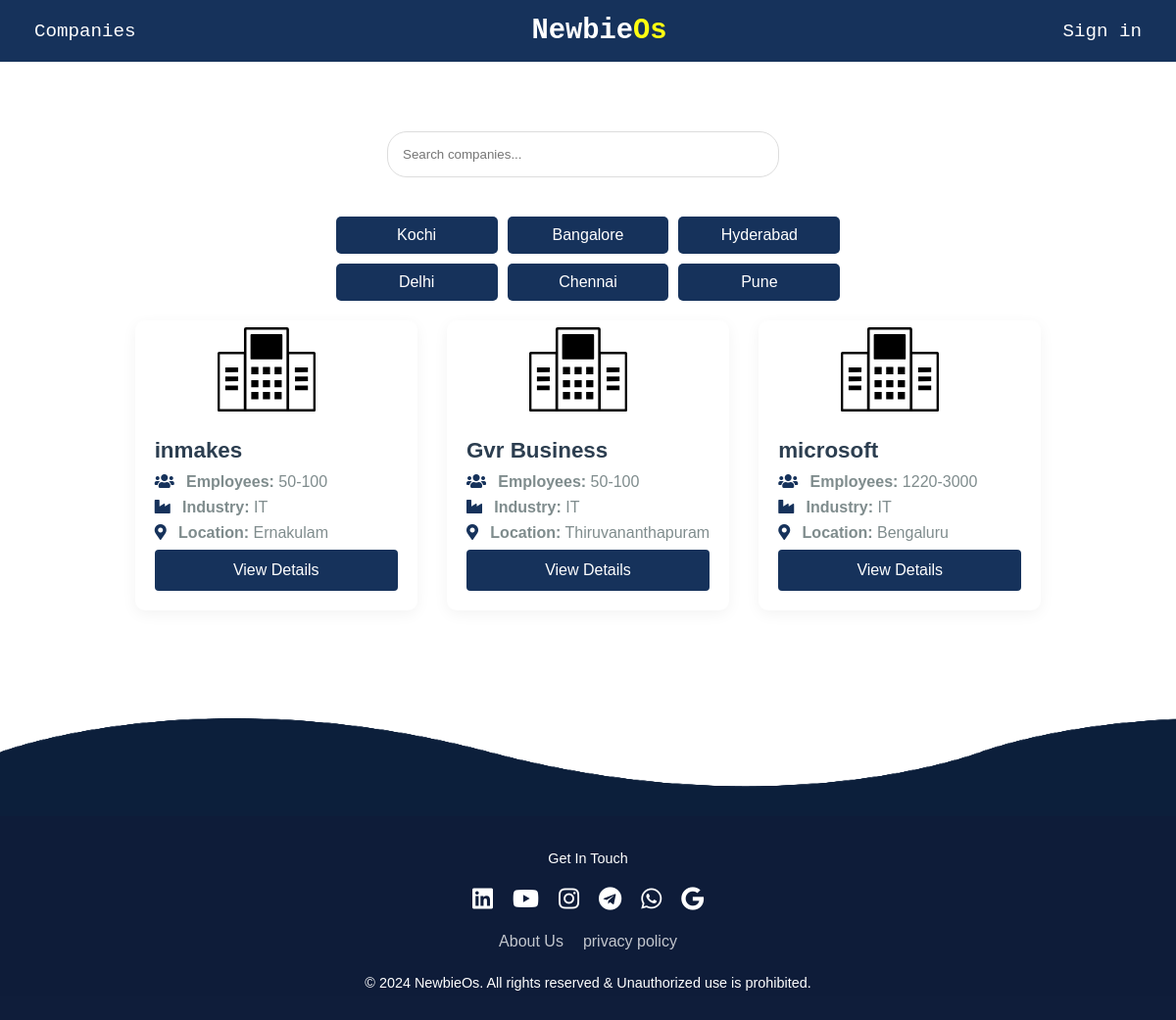
/company_list, run on the app's committed database.
### app/models.py (models this page shows, shortened)
class Company(models.Model):
    company_name = models.CharField(max_length=255)
    employees = models.CharField(max_length=50,null=True,blank=True)  # You could also use IntegerField if you prefer exact numbers
    industry = models.CharField(max_length=100,null=True,blank=True)
    Location=models.ForeignKey(Location,on_delete=models.CASCADE,null=True,blank=True)
    about=RichTextField(null=True,blank=True)
    mission=RichTextField(null=True,blank=True)
    description = RichTextField(null=True,blank=True)
    email=models.EmailField(null=True,blank=True)
    created_at = models.DateTimeField(auto_now_add=True)
    updated_at = models.DateTimeField(auto_now=True)
    carrier_url = models.URLField(blank=True, null=True)

class Location(models.Model):
    location=models.CharField(max_length=100)

class footer(models.Model):
    insta_url = models.URLField()
    linked_url = models.URLField()
    youtube_url=models.URLField(null=True,blank=True)
    whatsapp_channel_url=models.URLField(null=True,blank=True)
    telegram_url=models.URLField(null=True,blank=True)
    about=RichTextField(blank=True,null=True)
    phone_number = models.CharField(max_length=15, blank=True, null=True)  # For WhatsApp number
    shanu_url=models.URLField(null=True,blank=True)
    ak_url=models.URLField(null=True,blank=True)

### app/views.py (the view)
# urls.py: path('company_list',views.company_list,name='company_list'),
def company_list(request):
    query = request.GET.get('q')  # Get the search query from the URL parameters
    location = request.GET.get('city')  # Get the selected city (location) from the URL parameters
    if query and location:
        companies = Company.objects.filter(company_name__icontains=query, location__iexact=location)
    elif query:
        companies = Company.objects.filter(company_name__icontains=query)
    elif location:
        companies = Company.objects.filter(Location__location__iexact=location)
    else:
        companies = Company.objects.all()
    count = companies.count()
    paginator = Paginator(companies, 10)  # Display 10 companies per page
    page_number = request.GET.get('page')
    company_page = paginator.get_page(page_number)
    footers=footer.objects.all()
    context = {
        'company': company_page,
        'count': count,
        'selected_city': location,
        'footers':footers  # Pass the selected city for highlighting purposes
    }
    return render(request, 'companies.html', context)

### templates/companies.html (shortened to what this page needs)
{% load static %}
<!DOCTYPE html>
<html lang="en">
<head>
    <link rel="stylesheet" href="{% static 'css/styles.css' %}">
    <link rel="stylesheet" href="{% static 'css/pagination.css' %}">
    <link rel="stylesheet" href="{% static 'css/company_list.css' %}">
    <link rel="stylesheet" href="https://cdnjs.cloudflare.com/ajax/libs/font-awesome/5.15.3/css/all.min.css">
</head>
<body>
    <div class="page-container">
        {% include 'navbar.html' %}
        <div class="company-list-container">
            <div class="search-bar">
                <form method="get" action="{% url 'company_list' %}">
                    <input type="text" id="company-search" name="q" placeholder="Search companies..." value="{{ request.GET.q }}">
                </form>
            </div>
            <div class="city-buttons">
                <a href="?city=kochi" class="city-button {% if selected_city == 'kochi' %}active{% endif %}">Kochi</a>
                <a href="?city=bangalore" class="city-button {% if selected_city == 'bangalore' %}active{% endif %}">Bangalore</a>
                <a href="?city=hyderabad" class="city-button {% if selected_city == 'hyderabad' %}active{% endif %}">Hyderabad</a>
                <a href="?city=delhi" class="city-button {% if selected_city == 'delhi' %}active{% endif %}">Delhi</a>
                <a href="?city=chennai" class="city-button {% if selected_city == 'chennai' %}active{% endif %}">Chennai</a>
                <a href="?city=pune" class="city-button {% if selected_city == 'pune' %}active{% endif %}">Pune</a>
            </div>
            <div class="company-list">
                {% if company %}
                    {% for i in company %}
                        <div class="company-card">
                            <div class="company-card-image">
                            </div>
                            <div class="company-card-body">
                                <h2 class="company-name">{{ i.company_name }}</h2>
                                <p><strong><i class="fas fa-users"></i> Employees:</strong> {{ i.employees }}</p>
                                <p><strong><i class="fas fa-industry"></i> Industry:</strong> {{ i.industry }}</p>
                                <p><strong><i class="fas fa-map-marker-alt"></i> Location:</strong> {{ i.Location.location }}</p>
                                <a href="{% url 'company_detail' i.id %}" class="view-details">View Details</a>
                            </div>
                        </div>
                    {% endfor %}
                {% else %}
                    <div style="height:34vh;text-align: center;">
                        <p class="no-results" style="text-align: center;font-size: 20px;"> No companies found.</p>
                    </div>
                {% endif %}
            </div>
        </div>
    </div>
    {% include 'footer.html' %}
</body>
</html>

### templates/navbar.html
<header class="header">
    <nav class="navbar">
        <div class="navbar-left">
            <a href="{% url 'company_list' %}">Companies</a>
        </div>
        <div class="navbar-center">
            <a href="{% url 'index' %}" style="text-decoration: none; color: inherit;">
                <h1 style="margin: 0; color: #ffff11;"><span class="logo-bold">New</span><span class="logo-color">bie</span>Os</h1>
            </a>
        </div>
        <div class="navbar-right">
            {% if user.is_authenticated %}
                <a href="{% url 'logout' %}">Logout</a>
            {% else %}
                <a href="{% url 'login' %}">Sign in</a>
            {% endif %}
        </div>
    </nav>
</header>

### templates/footer.html (shortened to what this page needs)
<section id="footer-container">
    <footer>
        <div class="waves">
            <div class="wave" id="wave1"></div>
            <div class="wave" id="wave3"></div>
        </div>
        <p>Get In Touch</p>
        {% for link in footers %}
        <ul class="social-icons">
            {% if link.linked_url %}
            <li><a href="{{ link.linked_url }}"><i class="fab fa-linkedin"></i></a></li>
            {% endif %}
            {% if link.youtube_url %}
            <li><a href="{{ link.youtube_url }}"><i class="fab fa-youtube"></i></a></li>
            {% endif %}
            {% if link.insta_url %}
            <li><a href="{{ link.insta_url }}"><i class="fab fa-instagram"></i></a></li>
            {% endif %}
            {% if link.telegram_url %}
            <li><a href="{{ link.telegram_url }}"><i class="fab fa-telegram"></i></a></li>
            {% endif %}
            {% if link.phone_number %}
            <li><a href="https://wa.me/{{ link.phone_number }}" target="_blank"><i class="fab fa-whatsapp"></i></a></li>
            <li>
                <a href="mailto:newbieos.contact@gmail.com">
                  <i class="fab fa-google"></i>
                </a>
              </li>
            {% endif %}
        </ul>
        {% endfor %}
        <ul class="menu">
            <li><a href="{% url 'about' %}">About Us</a></li>
            <li><a href="{% url 'privacy' %}">privacy policy</a></li>
        </ul>
        {% for link in footers %}
        <p >&copy; <script>document.write(new Date().getFullYear())</script> NewbieOs. All rights reserved & Unauthorized use is prohibited.
        </p>
        {% endfor %}
    </footer>
</section>

### static/css/styles.css (style rules this page uses)
* { box-sizing: border-box; margin: 0; padding: 0; }
body { font-family: Arial, sans-serif; background-color: #fff; margin: 0; display: flex; flex-direction: column; min-height: 100vh; height: 100%; }
html { height: 100%; margin: 0; }
.header { background-color: #16325B; padding: 15px; border-bottom: 1px solid #eaeaea; }
.navbar { display: flex; justify-content: space-between; align-items: center; max-width: 1200px; margin: 0 auto; padding: 0 20px; }
.navbar a { text-decoration: none; color: #fff; font-weight: 500; font-size: 1.2rem; font-family: monospace; }
.logo-bold { font-weight: bold; color: #fff; }
.logo-color { color: #fff; }
footer { position: relative; width: 100%; background:#0a1836fa; padding: 20px 50px; margin-top: 10rem; display: flex; justify-content: center; align-items: center; bottom: 0; flex-direction: column; }
footer .social-icons, footer .menu { position: relative; display: flex; justify-content: center; align-items: center; margin: 10px 0; flex-wrap: wrap; }
footer .social-icons li, footer .menu li { list-style: none; }
footer .social-icons li a { font-size: 1.5rem; color: white; margin: 0 10px; display: inline-block; transition: 0.5s; }
footer .menu li a { font-size: 1rem; color: white; margin: 0 10px; display: inline-block; text-decoration: none; opacity: 0.75; }
footer p { color: white; text-align: center; margin-top: 15px; margin-bottom: 10px; font-size: 0.90rem; }
footer .wave { position: absolute; top: -100px; left: 0; width: 100%; height: 100px; background: url('../images/wave\ \(1\).png'); background-size: 1000px 100px; }
footer .wave#wave1 { z-index: 1000; opacity: 1; bottom: 0; animation: animateWave 4s linear infinite; }
footer .wave#wave3 { z-index: 1000; opacity: 0.2; bottom: 15px; animation: animateWave 3s linear infinite; }

### static/css/company_list.css (style rules this page uses)
.company-list-container { max-width: 1200px; margin: 50px auto; padding: 0 20px; }
.search-bar { margin: 20px 0; display: flex; justify-content: center; flex-direction: column; }
.search-bar input[type="text"] { padding: 15px; border: 1px solid #ddd; border-radius: 20px; width: 100%; max-width: 400px; box-sizing: border-box; }
@media (min-width: 768px) { .search-bar { flex-direction: row; justify-content: center; } }
@media (min-width: 768px) { .search-bar input[type="text"] { margin-right: 10px; width: 800px; } }
.company-list { display: grid; grid-template-columns: repeat(3, 1fr); gap: 30px; }
@media (max-width: 1200px) { .company-list { grid-template-columns: repeat(3, 1fr); } }
.company-card { background-color: #ffffff; border-radius: 10px; box-shadow: 0 4px 15px rgba(0, 0, 0, 0.05); display: flex; flex-direction: column; transition: all 0.3s ease; overflow: hidden; }
.company-card-image { flex: 0 0 100px; display: flex; justify-content: center; align-items: center; margin-right: 20px; }
.company-card-body { padding: 20px; }
.company-name { font-size: 1.4rem; color: #2c3e50; margin-bottom: 10px; font-weight: 600; }
.company-card-body p { margin-bottom: 8px; color: #7f8c8d; font-size: 1rem; }
.company-card-body i { color: #16325b; margin-right: 8px; }
.view-details { padding: 0.75rem 1.5rem; background-color: #16325b; color: white; border: none; border-radius: 4px; font-size: 1rem; cursor: pointer; display: grid; text-decoration: none; transition: background-color 0.3s ease; text-align: center; }
.company-list-container { display: flex; flex-direction: column; align-items: center; }
.city-buttons { display: flex; justify-content: center; gap: 10px; margin: 20px 0; flex-wrap: wrap; }
.city-button { padding: 10px 15px; background-color: #16325b; color: white; border: none; border-radius: 5px; text-decoration: none; font-size: 16px; transition: background-color 0.3s ease; text-align: center; white-space: nowrap; flex-basis: calc(33.33% - 20px); }

### data on the page
Company: company_name "inmakes", employees "50-100", industry "IT", Location.location "Ernakulam"
Company: company_name "Gvr Business", employees "50-100", industry "IT", Location.location "Thiruvananthapuram"
Company: company_name "microsoft", employees "1220-3000", industry "IT", Location.location "Bengaluru"
